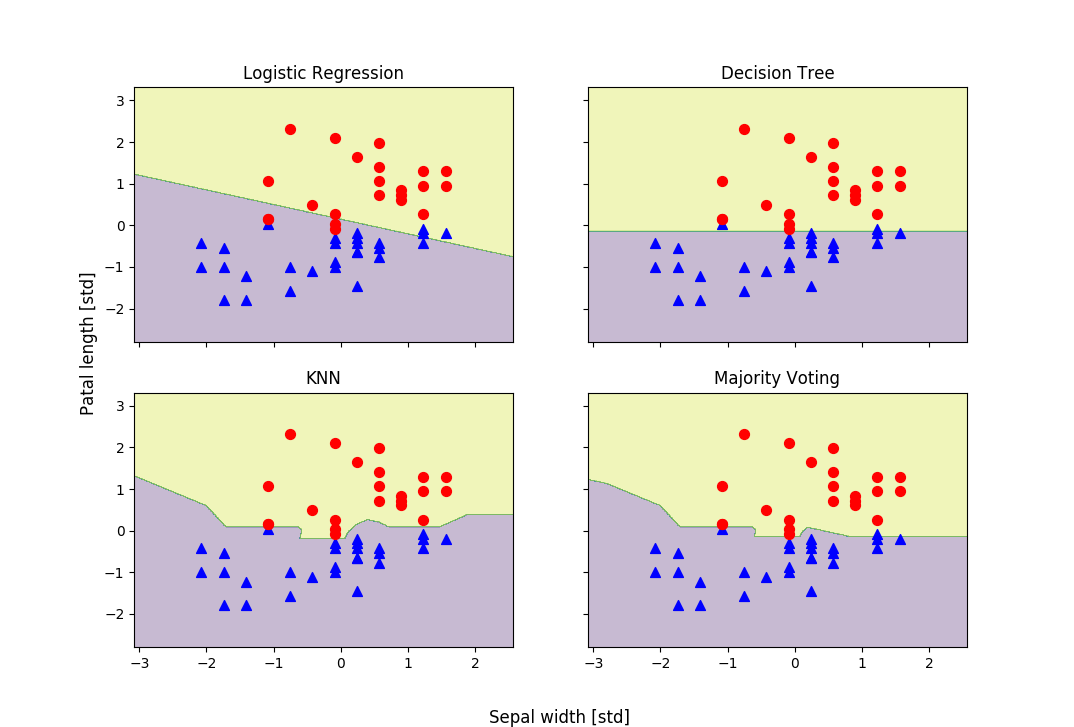

This chart was generated by the following Python code:
from sklearn.base import BaseEstimator, ClassifierMixin, clone
from sklearn.preprocessing import LabelEncoder, StandardScaler
from sklearn.cross_validation import train_test_split, cross_val_score
from sklearn.linear_model import LogisticRegression
from sklearn.tree import DecisionTreeClassifier
from sklearn.neighbors import KNeighborsClassifier
from sklearn.pipeline import Pipeline
from sklearn import datasets
from sklearn.externals import six
from sklearn.pipeline import _name_estimators
from itertools import product
import numpy as np
import matplotlib.pyplot as plt
import operator


class MajorityVoteClassifier(BaseEstimator, ClassifierMixin):
    """
    : param classifiers /arraylike
    : param vote        /str
            | classlabel:   predict based on class label argmax
            | probability:  predict based on class belonging prob. argmax
    : param weights     /arraylike
            | None:         Uniform weights
            | list(number): specified weights
    """

    def __init__(self, classifiers, vote='classlabel', weights=None):
        self.classifiers = classifiers
        self.named_classifiers = {key: value
                                  for key, value
                                  in _name_estimators(classifiers)}
        self.vote = vote
        self.weights = weights

    def fit(self, X, y):
        self.labelenc_ = LabelEncoder()
        self.labelenc_.fit(y)
        self.classes_ = self.labelenc_.classes_
        self.classifiers_ = []
        for clf in self.classifiers:
            fitted_clf = clone(clf).fit(X, self.labelenc_.transform(y))
            self.classifiers_.append(fitted_clf)
        return self

    def predict(self, X):
        if self.vote == 'probability':
            maj_vote = np.argmax(self.predict_proba(X), axis=1)
        else:
            predictions = np.asarray([clf.predict(X)
                                      for clf in self.classifiers_]).T
            maj_vote = np.apply_along_axis(
                lambda x:
                np.argmax(np.bincount(x, weights=self.weights)),
                axis=1,
                arr=predictions
            )
        maj_vote = self.labelenc_.inverse_transform(maj_vote)
        return maj_vote

    def predict_proba(self, X):
        probas = np.asarray([clf.predict_proba(X)
                             for clf in self.classifiers_])
        avg_proba = np.average(probas, axis=0, weights=self.weights)
        return avg_proba

    def get_params(self, deep=True):
        if not deep:
            return super(MajorityVoteClassifier, self).get_params(deep=False)
        else:
            out = self.named_classifiers.copy()
            for name, step in six.iteritems(self.named_classifiers):
                for key, value in six.iteritems(self.get_params(deep=True)):
                    out['%s__%s' % (name, key)] = value
            return out


if __name__ == '__main__':
    iris = datasets.load_iris()
    X, y = iris.data[50:, [1, 2]], iris.target[50:]
    le = LabelEncoder()
    y = le.fit_transform(y)

    X_train, X_test, y_train, y_test = train_test_split(X, y, test_size=0.5,
                                                        random_state=1)
    clf1 = LogisticRegression(penalty='l2',
                              C=0.001,
                              random_state=0)
    clf2 = DecisionTreeClassifier(max_depth=2,
                                  criterion='entropy',
                                  random_state=0)
    clf3 = KNeighborsClassifier(n_neighbors=1,
                                p=2,
                                metric='minkowski')
    pipe1 = Pipeline([['sc', StandardScaler()], ['clf', clf1]])
    pipe3 = Pipeline([['sc', StandardScaler()], ['clf', clf3]])

    mv_clf = MajorityVoteClassifier(classifiers=[pipe1, clf2, pipe3])

    clf_labels = ['Logistic Regression',
                  'Decision Tree',
                  'KNN',
                  'Majority Voting']
    print('10-fold CV:\n')
    all_clf = [pipe1, clf2, pipe3, mv_clf]
    for clf, label in zip(all_clf, clf_labels):
        scores = cross_val_score(estimator=clf,
                                 X=X_train,
                                 y=y_train,
                                 cv=10,
                                 scoring='roc_auc')
        print('ROC AUC: %0.2f (+/- %0.2f) [%s]' %
              (scores.mean(), scores.std(), label))
    sc = StandardScaler()
    X_train_std = sc.fit_transform(X_train)
    x_min, x_max = X_train_std[:, 0].min() - 1, X_train_std[:, 0].max() + 1
    y_min, y_max = X_train_std[:, 1].min() - 1, X_train_std[:, 1].max() + 1
    xx, yy = np.meshgrid(np.arange(x_min, x_max, 0.01),
                         np.arange(y_min, y_max, 0.01))
    f, axarr = plt.subplots(nrows=2, ncols=2,
                            sharex='col',
                            sharey='row',
                            figsize=(7, 5))

    for idx, clf, tt in zip(product([0, 1], [0, 1]), all_clf, clf_labels):
        clf.fit(X_train_std, y_train)
        Z = clf.predict(np.c_[xx.ravel(), yy.ravel()])
        Z = Z.reshape(xx.shape)
        axarr[idx[0], idx[1]].contourf(xx, yy, Z, alpha=0.3)
        axarr[idx[0], idx[1]].scatter(X_train_std[y_train == 0, 0],
                                      X_train_std[y_train == 0, 1],
                                      c='blue',
                                      marker='^',
                                      s=50)
        axarr[idx[0], idx[1]].scatter(X_train_std[y_train == 1, 0],
                                      X_train_std[y_train == 1, 1],
                                      c='red',
                                      marker='o',
                                      s=50)

        axarr[idx[0], idx[1]].set_title(tt)

    plt.text(-3.5, -4.5, s='Sepal width [std]',
             ha='center', va='center', fontsize=12)
    plt.text(-10.5, 4.5, s='Patal length [std]',
             ha='center', va='center', fontsize=12, rotation=90)
    plt.show()
